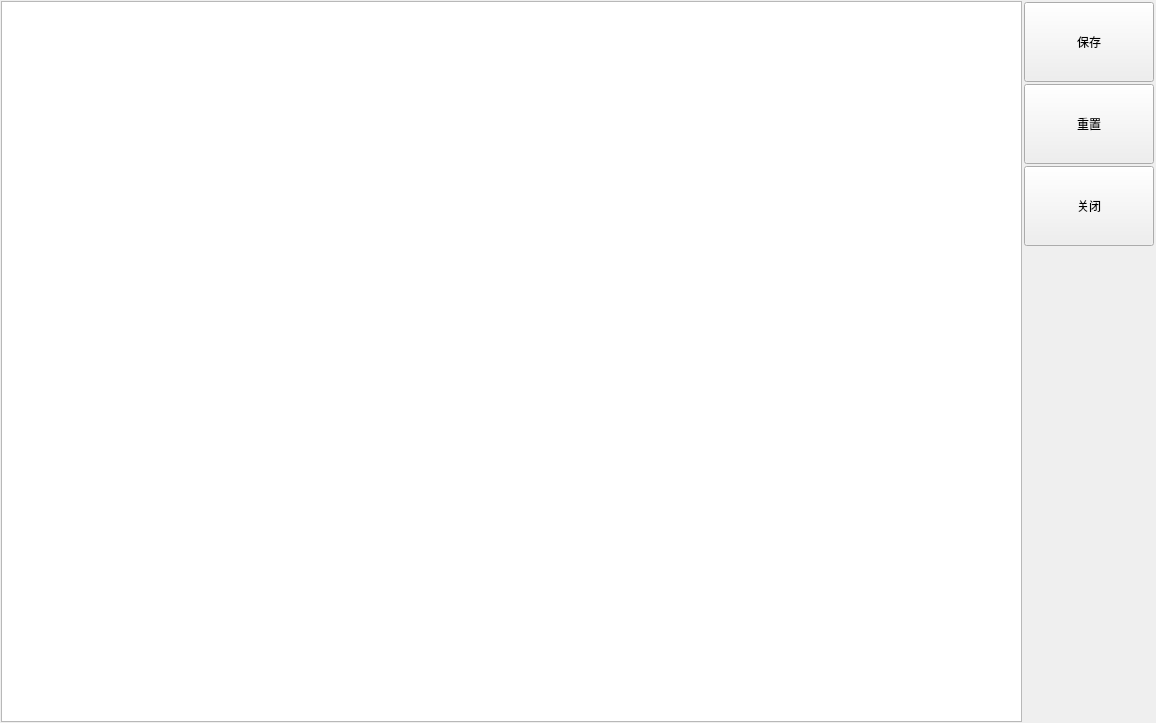
<?xml version="1.0" encoding="UTF-8"?>
<ui version="4.0">
 <class>editconfigwidget</class>
 <widget class="QWidget" name="editconfigwidget">
  <property name="geometry">
   <rect>
    <x>0</x>
    <y>0</y>
    <width>1156</width>
    <height>723</height>
   </rect>
  </property>
  <property name="windowTitle">
   <string>Form</string>
  </property>
  <property name="styleSheet">
   <string notr="true"/>
  </property>
  <layout class="QHBoxLayout" name="horizontalLayout">
   <property name="spacing">
    <number>1</number>
   </property>
   <property name="leftMargin">
    <number>1</number>
   </property>
   <property name="topMargin">
    <number>1</number>
   </property>
   <property name="rightMargin">
    <number>1</number>
   </property>
   <property name="bottomMargin">
    <number>1</number>
   </property>
   <item>
    <widget class="QTextEdit" name="textEdit">
     <property name="styleSheet">
      <string notr="true">font: 14pt &quot;Garamond&quot;;</string>
     </property>
    </widget>
   </item>
   <item>
    <widget class="QWidget" name="funwidget" native="true">
     <property name="styleSheet">
      <string notr="true">font: 16pt &quot;Arial&quot;;</string>
     </property>
     <layout class="QVBoxLayout" name="verticalLayout">
      <property name="spacing">
       <number>2</number>
      </property>
      <property name="leftMargin">
       <number>1</number>
      </property>
      <property name="topMargin">
       <number>1</number>
      </property>
      <property name="rightMargin">
       <number>1</number>
      </property>
      <property name="bottomMargin">
       <number>4</number>
      </property>
      <item>
       <widget class="QPushButton" name="pushButton">
        <property name="minimumSize">
         <size>
          <width>130</width>
          <height>80</height>
         </size>
        </property>
        <property name="maximumSize">
         <size>
          <width>80</width>
          <height>16777215</height>
         </size>
        </property>
        <property name="text">
         <string>保存</string>
        </property>
       </widget>
      </item>
      <item>
       <widget class="QPushButton" name="pushButton_reset">
        <property name="minimumSize">
         <size>
          <width>130</width>
          <height>80</height>
         </size>
        </property>
        <property name="maximumSize">
         <size>
          <width>80</width>
          <height>16777215</height>
         </size>
        </property>
        <property name="text">
         <string>重置</string>
        </property>
       </widget>
      </item>
      <item>
       <widget class="QPushButton" name="pushButton_2">
        <property name="minimumSize">
         <size>
          <width>130</width>
          <height>80</height>
         </size>
        </property>
        <property name="maximumSize">
         <size>
          <width>130</width>
          <height>80</height>
         </size>
        </property>
        <property name="text">
         <string>关闭</string>
        </property>
       </widget>
      </item>
      <item>
       <spacer name="verticalSpacer">
        <property name="orientation">
         <enum>Qt::Vertical</enum>
        </property>
        <property name="sizeHint" stdset="0">
         <size>
          <width>28</width>
          <height>514</height>
         </size>
        </property>
       </spacer>
      </item>
     </layout>
    </widget>
   </item>
  </layout>
 </widget>
 <resources/>
 <connections/>
</ui>
